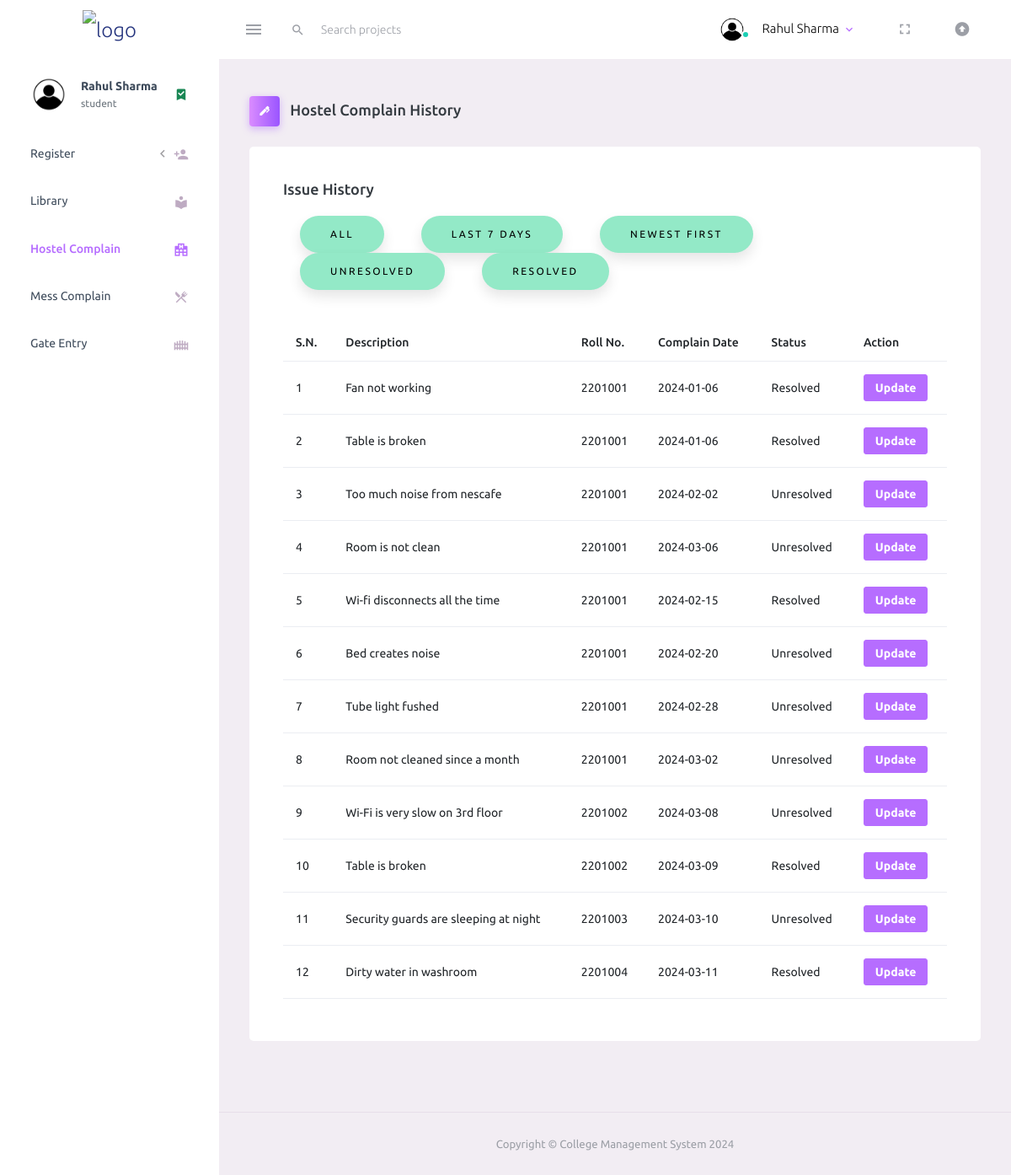
Screenshot of /dashboard/admin_hostel_complain.php (signed in) with the database file from the repository.
### tables this page shows
create table MAKES_HOSTEL(
	COMPLAIN_ID INT auto_increment PRIMARY KEY,
    DESCRIPTION varchar(100),
    ROLL_NO varchar(10),
    COMPLAIN_DATE date,
    STATUS varchar(20),
    foreign key(ROLL_NO) references STUDENT(ROLL_NO)
);

### dashboard/admin_hostel_complain.php (the view, shortened to what this page needs)
<?php
require_once "C:\\xampp\\htdocs\\CMS\\config.php";
$sql = "SELECT roll_no, complain_id, description, complain_date, status
        FROM makes_hostel;";
$stmt = mysqli_prepare($conn, $sql);
?>
<!DOCTYPE html>
<html lang="en">
<head>
    <link rel="stylesheet" href="http://localhost/Dashboard/assets/vendors/mdi/css/materialdesignicons.min.css">
    <link rel="stylesheet" href="http://localhost/Dashboard/assets/vendors/css/vendor.bundle.base.css">
    <link rel="stylesheet" href="http://localhost/Dashboard/assets/css/style.css">
    <link rel="stylesheet" href="http://localhost/Dashboard/assets/css/myStyle.css">
</head>
<body>
    <div class="container-scroller">
        <nav class="navbar default-layout-navbar col-lg-12 col-12 p-0 fixed-top d-flex flex-row">
            <div class="text-center navbar-brand-wrapper d-flex align-items-center justify-content-center">
                <a class="navbar-brand brand-logo" href="http://localhost/Dashboard/dashboard_student.php"><img src="images/cms.png" alt="logo" style="height: 50px; width:230px;"></a>
            </div>
            <div class="navbar-menu-wrapper d-flex align-items-stretch">
                <button class="navbar-toggler navbar-toggler align-self-center" type="button" data-toggle="minimize">
                    <span class="mdi mdi-menu"></span>
                </button>
                <div class="search-field d-none d-md-block">
                    <form class="d-flex align-items-center h-100" action="#">
                        <div class="input-group">
                            <div class="input-group-prepend bg-transparent">
                                <i class="input-group-text border-0 mdi mdi-magnify"></i>
                            </div>
                            <input type="text" class="form-control bg-transparent border-0" placeholder="Search projects">
                        </div>
                    </form>
                </div>
                <ul class="navbar-nav navbar-nav-right">
                    <li class="nav-item nav-profile dropdown">
                        <a class="nav-link dropdown-toggle" id="profileDropdown" href="#" data-bs-toggle="dropdown" aria-expanded="false">
                            <div class="nav-profile-img">
                                <img src="assets/images/faces/account.png" alt="image">
                                <span class="availability-status online"></span>
                            </div>
                            <div class="nav-profile-text">
                                <p class="mb-1 text-black"><?php echo $_SESSION['name'] ?></p>
                            </div>
                        </a>
                    </li>
                    <li class="nav-item d-none d-lg-block full-screen-link">
                        <a class="nav-link">
                            <i class="mdi mdi-fullscreen" id="fullscreen-button"></i>
                        </a>
                    </li>
                    <li class="nav-item d-none d-lg-block">
                        <a class="nav-link" href="#">
                            <i class="mdi mdi-arrow-up-bold-circle"></i>
                        </a>
                    </li>
                </ul>
            </div>
        </nav>
        <div class="container-fluid page-body-wrapper">
            <nav class="sidebar sidebar-offcanvas" id="sidebar">
                <ul class="nav">
                    <li class="nav-item nav-profile">
                        <a href="#" class="nav-link">
                            <div class="nav-profile-image">
                                <img src="assets/images/faces/account.png" alt="profile">
                            </div>
                            <div class="nav-profile-text d-flex flex-column">
                                <span class="font-weight-bold mb-2"><?php echo $_SESSION['name'] ?></span>
                                <span class="text-secondary text-small"><?php echo $_SESSION['user'] ?></span>
                            </div>
                            <i class="mdi mdi-bookmark-check text-success nav-profile-badge"></i>
                        </a>
                    </li>
                    <li class="nav-item">
                        <a class="nav-link" data-bs-toggle="collapse" href="#general-pages2" aria-expanded="false" aria-controls="general-pages2">
                            <span class="menu-title">Register</span>
                            <i class="menu-arrow"></i>
                            <i class="mdi mdi-account-plus menu-icon"></i>
                        </a>
                    </li>
                    <li class="nav-item">
                        <a class="nav-link" href="http://localhost/Dashboard/admin_library.php">
                            <span class="menu-title">Library</span>
                            <i class="mdi mdi-library menu-icon"></i>
                        </a>
                    </li>
                    <li class="nav-item">
                        <a class="nav-link" href="http://localhost/Dashboard/admin_hostel_complain.php">
                            <span class="menu-title">Hostel Complain</span>
                            <i class="mdi mdi-hospital-building menu-icon"></i>
                        </a>
                    </li>
                    <li class="nav-item">
                        <a class="nav-link" href="http://localhost/Dashboard/admin_mess_complain.php">
                            <span class="menu-title">Mess Complain</span>
                            <i class="mdi mdi-silverware-variant menu-icon"></i>
                        </a>
                    </li>
                    <li class="nav-item">
                        <a class="nav-link" href="http://localhost/Dashboard/admin_gate_entry.php">
                            <span class="menu-title">Gate Entry</span>
                            <i class="mdi mdi-gate menu-icon"></i>
                        </a>
                    </li>
                </ul>
            </nav>
            <div class="main-panel">
                <div class="content-wrapper">
                    <div class="page-header">
                        <h3 class="page-title">
                            <span class="page-title-icon bg-gradient-primary text-white me-2">
                                <i class="mdi mdi-pen"></i>
                            </span> Hostel Complain History
                        </h3>
                    </div>
                    <div class="row">
                        <div class="col-lg-12 grid-margin stretch-card">
                            <div class="card">
                                <div class="card-body">
                                    <h4 class="card-title" style="margin-bottom:20px;">Issue History</h4>
                                    <table class="table">
                                        <div class="col-12 grid-margin">
                                            <div class="template-demo">
                                                <form action="" method="get">
                                                    <button type="submit" class="button" name="filter" value="all">All</button>
                                                    <button type="submit" class="button" name="filter" value="last7days">Last 7 Days</button>
                                                    <button type="submit" class="button" name="filter" value="newestFirst">Newest First</button>
                                                    <button type="submit" class="button" name="filter" value="unresolved">Unresolved</button>
                                                    <button type="submit" class="button" name="filter" value="resolved">Resolved</button>
                                                </form>
                                            </div>
                                        </div>
                                        <thead>
                                            <tr>
                                                <th>S.N.</th>
                                                <th>Description</th>
                                                <th>Roll No.</th>
                                                <th>Complain Date</th>
                                                <th>Status</th>
                                                <th>Action</th>
                                            </tr>
                                        </thead>
                                        <tbody>
                                            <?php
                                            if (mysqli_stmt_execute($stmt)) {
                                                $result = mysqli_stmt_get_result($stmt);
                                                if (mysqli_num_rows($result) > 0) {
                                                    $sno = 0;
                                                    while ($row = mysqli_fetch_assoc($result)) {
                                                        $sno = $sno + 1;
                                                        echo "<tr>";
                                                        echo "<td>" . $sno . "</td>";
                                                        echo "<td>" . $row["description"] . "</td>";
                                                        echo "<td>" . $row["roll_no"] . "</td>";
                                                        echo "<td>" . $row["complain_date"] . "</td>";
                                                        echo "<td>" . $row["status"] . "</td>";
                                                        echo "<td> <button class='edit btn btn-sm btn-primary' id=" . $row['complain_id'] . ">Update</button></td>";
                                                        echo "</tr>";
                                                    }
                                                } else {
                                                    $flag = 1;
                                                }
                                            }
                                            ?>
                                        </tbody>
                                    </table>
                                </div>
                            </div>
                        </div>
                    </div>
                </div>
                <footer class="footer">
                    <div class="container-fluid d-flex justify-content-center">
                        <span class="text-muted d-block text-center text-sm-start d-sm-inline-block">Copyright © College Management System 2024</span>
                    </div>
                </footer>
            </div>
        </div>
    </div>
</body>
</html>

### dashboard/assets/css/myStyle.css (style rules this page uses)
.button { padding: 1.3em 3em; margin-inline: 20px; font-size: 12px; text-transform: uppercase; letter-spacing: 2.5px; font-weight: 500; color: #000; background-color: #93e9c7; border: none; border-radius: 45px; box-shadow: 0px 8px 15px rgba(0, 0, 0, 0.1); transition: all 0.3s ease 0s; cursor: pointer; outline: none; }

### rows the page displays
makes_hostel: DESCRIPTION "Fan not working", ROLL_NO "2201001", COMPLAIN_DATE "2024-01-06", STATUS "Resolved"
makes_hostel: DESCRIPTION "Table is broken", ROLL_NO "2201001", COMPLAIN_DATE "2024-01-06", STATUS "Resolved"
makes_hostel: DESCRIPTION "Too much noise from nescafe", ROLL_NO "2201001", COMPLAIN_DATE "2024-02-02", STATUS "Unresolved"
makes_hostel: DESCRIPTION "Room is not clean", ROLL_NO "2201001", COMPLAIN_DATE "2024-03-06", STATUS "Unresolved"
makes_hostel: DESCRIPTION "Wi-fi disconnects all the time", ROLL_NO "2201001", COMPLAIN_DATE "2024-02-15", STATUS "Resolved"
makes_hostel: DESCRIPTION "Bed creates noise", ROLL_NO "2201001", COMPLAIN_DATE "2024-02-20", STATUS "Unresolved"
makes_hostel: DESCRIPTION "Tube light fushed", ROLL_NO "2201001", COMPLAIN_DATE "2024-02-28", STATUS "Unresolved"
makes_hostel: DESCRIPTION "Room not cleaned since a month", ROLL_NO "2201001", COMPLAIN_DATE "2024-03-02", STATUS "Unresolved"
makes_hostel: DESCRIPTION "Wi-Fi is very slow on 3rd floor", ROLL_NO "2201002", COMPLAIN_DATE "2024-03-08", STATUS "Unresolved"
makes_hostel: DESCRIPTION "Table is broken", ROLL_NO "2201002", COMPLAIN_DATE "2024-03-09", STATUS "Resolved"
makes_hostel: DESCRIPTION "Security guards are sleeping at night", ROLL_NO "2201003", COMPLAIN_DATE "2024-03-10", STATUS "Unresolved"
makes_hostel: DESCRIPTION "Dirty water in washroom", ROLL_NO "2201004", COMPLAIN_DATE "2024-03-11", STATUS "Resolved"

### other values shown
$_SESSION['name'] "Rahul Sharma"
$_SESSION['user'] "student"
